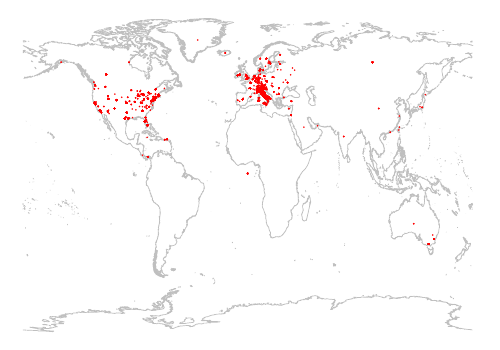

Here is the gnuplot script that generated this plot:
set term postscript monochrome eps enhanced 22
set output "map.eps"
load "styles.inc"

#set title "Geographical Coordinates"
unset key
unset border
unset yzeroaxis
unset xtics
unset ytics
#
# plot world map and correspondent locations as a +
plot \
	'data/world_10m.txt' with lines ls 40 , \
	'data/urls_coordinates.txt' with points ls 41 
set title ""
set key on
set border
set yzeroaxis
set xtics
set ytics

!epstopdf "map.eps"
!rm "map.eps"
quit